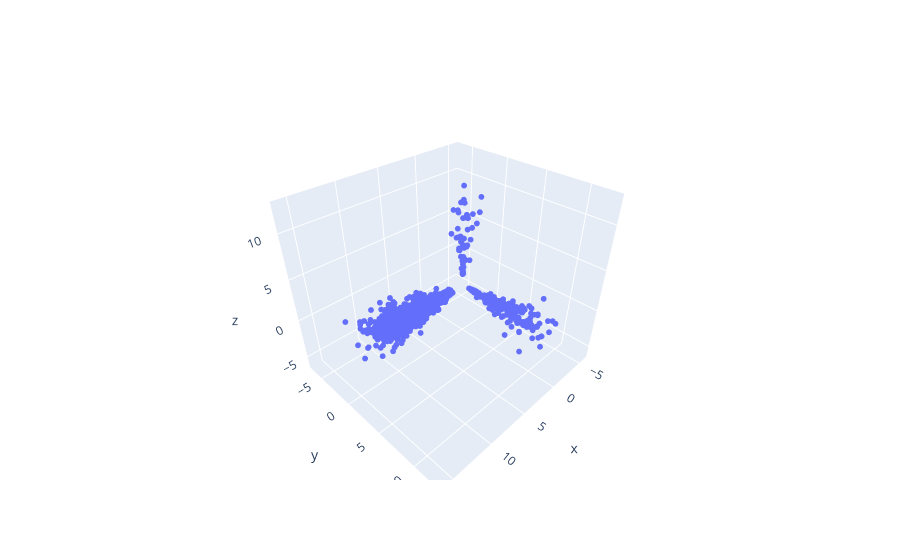

The notebook cell this image was saved under:
### Markdown cell above
### Plotly

### Code cell
# https://plotly.com/python/3d-scatter-plots/
# https://community.plotly.com/t/setting-marker-size-gives-a-white-outline-in-3d-scatter/26901/4

fig = go.Figure(data=[go.Scatter3d(x=df.y1, y=df.y2, z=df.y3,
                                   mode='markers', marker=dict(size=2))])
fig.show()

### Figure 1 — Plotly figure (JSON) as saved in the notebook; plotly's stock layout.template omitted (floating-point values rounded to 4 significant figures; data arrays with more than 128 entries replaced by an {"elided": "..."} marker saying what was removed)
{"data": [{"marker": {"size": 2}, "mode": "markers", "type": "scatter3d", "x": {"elided": "1250 float values"}, "y": {"elided": "1250 float values"}, "z": {"elided": "1250 float values"}}], "layout": {}}
